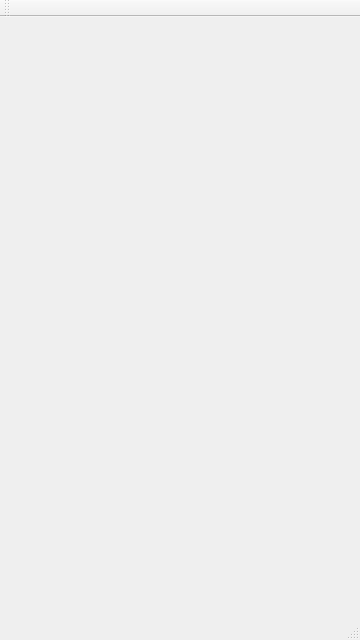
<?xml version="1.0" encoding="UTF-8"?>
<ui version="4.0">
 <class>MainWindow</class>
 <widget class="QMainWindow" name="MainWindow">
  <property name="geometry">
   <rect>
    <x>0</x>
    <y>0</y>
    <width>360</width>
    <height>640</height>
   </rect>
  </property>
  <property name="windowTitle">
   <string>MainWindow</string>
  </property>
  <widget class="QWidget" name="centralWidget"/>
  <widget class="QMenuBar" name="menuBar">
   <property name="geometry">
    <rect>
     <x>0</x>
     <y>0</y>
     <width>360</width>
     <height>22</height>
    </rect>
   </property>
  </widget>
  <widget class="QToolBar" name="mainToolBar">
   <attribute name="toolBarArea">
    <enum>TopToolBarArea</enum>
   </attribute>
   <attribute name="toolBarBreak">
    <bool>false</bool>
   </attribute>
  </widget>
  <widget class="QStatusBar" name="statusBar"/>
 </widget>
 <layoutdefault spacing="6" margin="11"/>
 <resources/>
 <connections/>
</ui>
